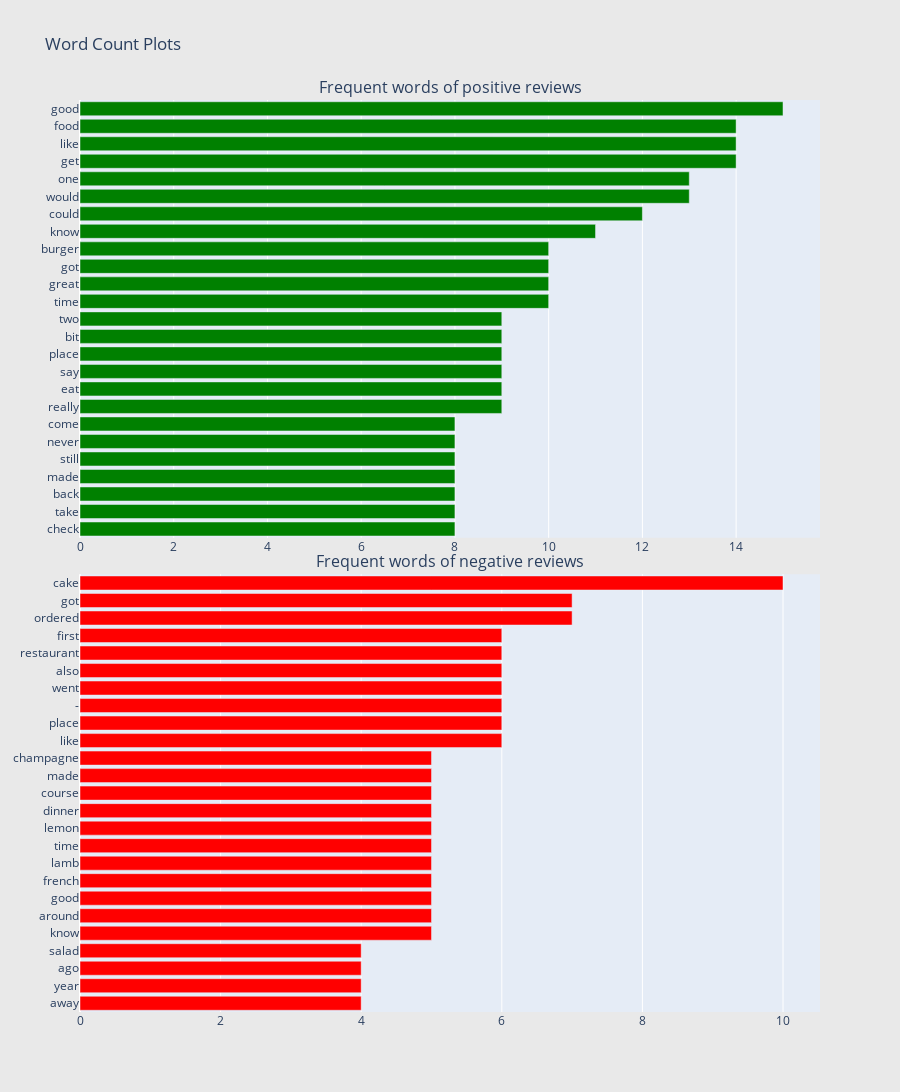

The cell this chart's notebook holds for it:
### Code cell
#@title
configure_plotly_browser_state()
#Filtering data
review_pos = misclassified_text[misclassified_text["sentiment"]==2].dropna()
review_neg = misclassified_text[misclassified_text["sentiment"]==1].dropna()

## custom function for ngram generation ##
def generate_ngrams(text, n_gram=1):
  token = [token for token in text.lower().split(" ") if token != "" if token not in stop_words]
  ngrams = zip(*[token[i:] for i in range(n_gram)])
  return [" ".join(ngram) for ngram in ngrams]

## custom function for horizontal bar chart ##
def horizontal_bar_chart(df, color):
    trace = go.Bar(
        y=df["word"].values[::-1],
        x=df["wordcount"].values[::-1],
        showlegend=False,
        orientation = 'h',
        marker=dict(
            color=color,
        ),
    )
    return trace

## Get the bar chart from positive reviews ##
freq_dict = defaultdict(int)
for sent in review_pos["text"]:
    for word in generate_ngrams(sent):
        freq_dict[word] += 1
fd_sorted = pd.DataFrame(sorted(freq_dict.items(), key=lambda x: x[1])[::-1])
fd_sorted.columns = ["word", "wordcount"]
trace0 = horizontal_bar_chart(fd_sorted.head(25), 'green')

## Get the bar chart from negative reviews ##
freq_dict = defaultdict(int)
for sent in review_neg["text"]:
    for word in generate_ngrams(sent):
        freq_dict[word] += 1
fd_sorted = pd.DataFrame(sorted(freq_dict.items(), key=lambda x: x[1])[::-1])
fd_sorted.columns = ["word", "wordcount"]
trace2 = horizontal_bar_chart(fd_sorted.head(25), 'red')

# Creating two subplots
fig = tools.make_subplots(rows=2, cols=1, vertical_spacing=0.04,
                          subplot_titles=["Frequent words of positive reviews", "Frequent words of negative reviews"])
fig.append_trace(trace0, 1, 1)
fig.append_trace(trace2, 2, 1)
fig['layout'].update(height=1200, width=900, paper_bgcolor='rgb(233,233,233)', title="Word Count Plots")
iplot(fig, filename='word-plots')

### Figure 1 — Plotly figure (JSON) as saved in the notebook; plotly's stock layout.template omitted (floating-point values rounded to 4 significant figures)
{"data": [{"showlegend": false, "orientation": "h", "yaxis": "y", "y": ["check", "take", "back", "made", "still", "never", "come", "really", "eat", "say", "place", "bit", "two", "time", "great", "got", "burger", "know", "could", "would", "one", "get", "like", "food", "good"], "xaxis": "x", "marker": {"color": "green"}, "x": [8, 8, 8, 8, 8, 8, 8, 9, 9, 9, 9, 9, 9, 10, 10, 10, 10, 11, 12, 13, 13, 14, 14, 14, 15], "type": "bar"}, {"showlegend": false, "orientation": "h", "yaxis": "y2", "y": ["away", "year", "ago", "salad", "know", "around", "good", "french", "lamb", "time", "lemon", "dinner", "course", "made", "champagne", "like", "place", "-", "went", "also", "restaurant", "first", "ordered", "got", "cake"], "xaxis": "x2", "marker": {"color": "red"}, "x": [4, 4, 4, 4, 5, 5, 5, 5, 5, 5, 5, 5, 5, 5, 5, 6, 6, 6, 6, 6, 6, 6, 7, 7, 10], "type": "bar"}], "layout": {"xaxis": {"domain": [0, 1], "anchor": "y"}, "title": {"text": "Word Count Plots"}, "paper_bgcolor": "rgb(233,233,233)", "yaxis": {"domain": [0.52, 1], "anchor": "x"}, "xaxis2": {"domain": [0, 1], "anchor": "y2"}, "height": 1200, "width": 900, "yaxis2": {"domain": [0, 0.48], "anchor": "x2"}, "annotations": [{"yanchor": "bottom", "xref": "paper", "xanchor": "center", "yref": "paper", "text": "Frequent words of positive reviews", "y": 1, "x": 0.5, "font": {"size": 16}, "showarrow": false}, {"yanchor": "bottom", "xref": "paper", "xanchor": "center", "yref": "paper", "text": "Frequent words of negative reviews", "y": 0.48, "x": 0.5, "font": {"size": 16}, "showarrow": false}]}}
